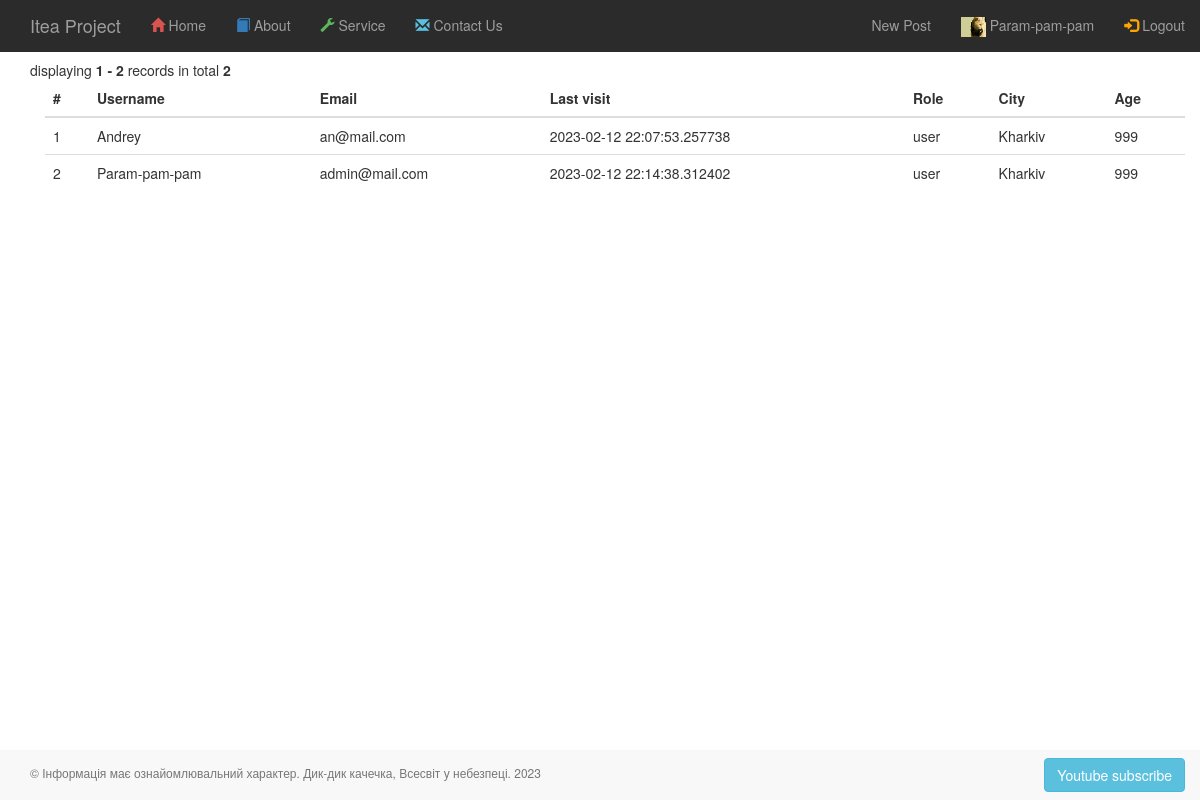
Page /about (signed in) on the earlier database version.
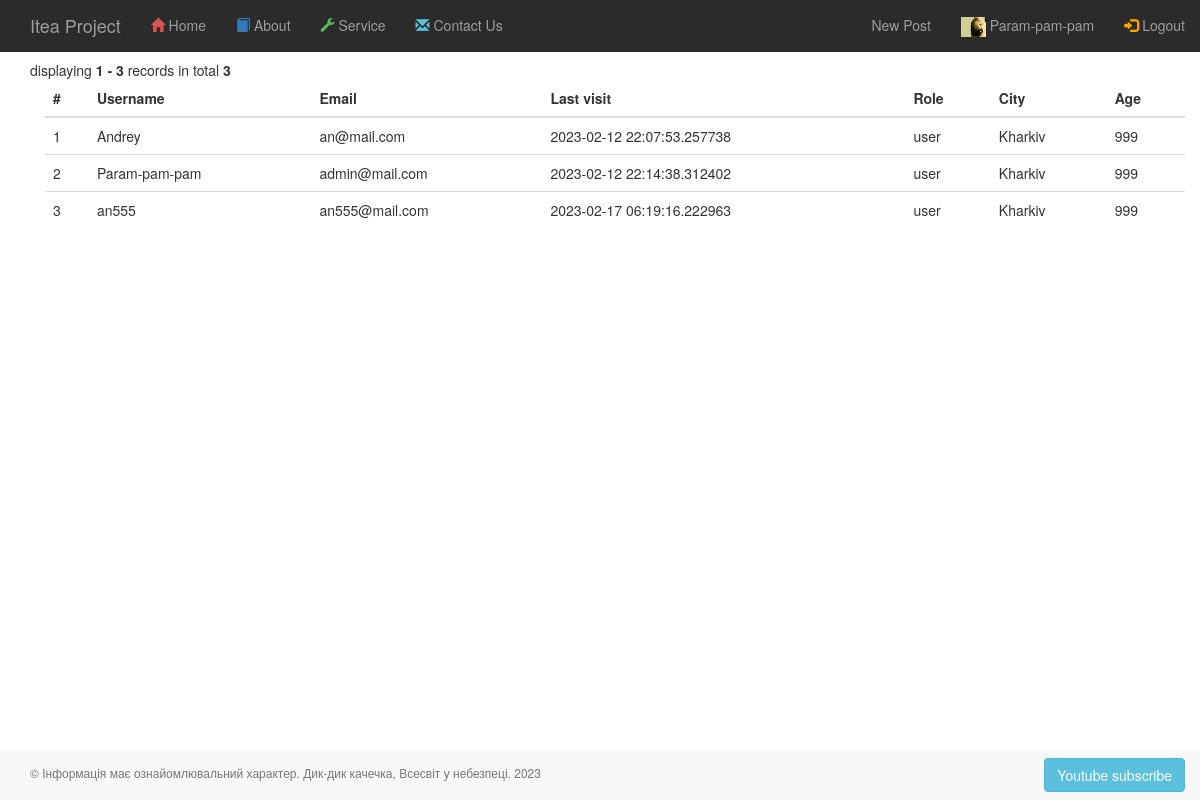
Same page on the later database version.
### app/auth/models.py (models this page shows, shortened)
class Profile(BaseModel):
    avatar = CharField()
    info = TextField()
    city = CharField()
    age = IntegerField()

class User(BaseModel, UserMixin):
    username = CharField(max_length=100)
    email = CharField(max_length=200, unique=True, index=True)
    __password_hash = CharField(max_length=128)
    last_visit = DateTimeField(default=datetime.datetime.now)
    role = ForeignKeyField(Role, backref='users')
    profile = ForeignKeyField(Profile)
    @property
    def password(self):
        raise AttributeError('password is not a valid attribute')

class Role(BaseModel):
    name = CharField(max_length=100, unique=True, index=True)

### app/main/routes.py (the view)
@main.route('/about')
@login_required
def about():
    page, per_page, offset = get_page_args(page_parameter='page',
                                           per_page_parameter='per_page')
    users = User.select()
    total = users.count()
    pagination_users = get_quantity(users, offset=offset, per_page=per_page)
    pagination = Pagination(page=page, per_page=per_page, total=total,
                            css_framework='bootstrap4')
    return render_template('about/about.html',
                           users=pagination_users,
                           page=page,
                           per_page=per_page,
                           pagination=pagination)

### app/auth/models.py (called while the page is built)
@login_manager.user_loader
def load_user(user_id):
    return User.select().where(User.id == user_id).first()

### app/auth/utils.py (called while the page is built)
def get_quantity(obj, offset=0, per_page=10):
    return obj[offset: offset + per_page]

### app/templates/about/about.html (shortened to what this page needs)
{% extends "_base.html" %}
{% block page_content %}
    {{ pagination.info }}
    <div class="container">
        <div class="table-responsive">
            <table class="table table-hover">
                <thead>
                <tr>
                    <th>#</th>
                    <th>Username</th>
                    <th>Email</th>
                    <th>Last visit</th>
                    <th>Role</th>
                    <th>City</th>
                    <th>Age</th>
                </tr>
                </thead>
                <tbody>
                {% for user in users %}
                    <tr>
                        <td>{{ loop.index + (page - 1) * per_page }}</td>
                        <td>{{ user.username }}</td>
                        <td>{{ user.email }}</td>
                        <td>{{ user.last_visit }}</td>
                        <td>{{ user.role.name }}</td>
                        <td>{{ user.profile.city }}</td>
                        <td>{{ user.profile.age }}</td>
                    </tr>
                {% endfor %}
                </tbody>
            </table>
        </div>
    </div>
{% endblock page_content %}

### app/templates/_base.html (shortened to what this page needs)
{% extends 'bootstrap/base.html' %}
{% block head %}
    {{ super() }}
    <link type="text/css" href="{{ url_for('static', filename='css/styles_nav_top_bar.css') }}" rel="stylesheet"/>
    <link type="text/css" href="{{ url_for('static', filename='css/styles_blog.css') }}" rel="stylesheet"/>
    <link type="text/css" href="{{ url_for('static', filename='css/styles.css') }}" rel="stylesheet"/>
{% endblock head %}
{% block content %}
    {% include 'nav/nav-top-bar.html' %}
    <div id="content">
        <div class="container">
            <div class="page-header">
                {% block page_content %}{% endblock page_content %}
            </div>
        </div>
    </div>
    {% include 'nav/footer.html' %}
{% endblock content %}

### app/templates/nav/nav-top-bar.html (shortened to what this page needs)
<nav class="navbar-wrapper navbar-inverse navbar-fixed-top">
    <div class="container-fluid">
        <div class="navbar-header">
            <a href="/" class="navbar-brand">Itea Project</a>
        </div>
        <div class="collapse navbar-collapse navHeaderCollapse">
            <ul class="nav navbar-nav">
                <li class=""><a href="/">
                    <span id="home_menu_icon_color" class="glyphicon glyphicon-home"></span> Home</a></li>
                <li class=""><a href="{{ url_for('main.about') }}">
                    <span id="training_menu_icon_color" class="glyphicon glyphicon-book"></span> About</a>
                </li>
                <li class=""><a href="#">
                    <span id="services_menu_icon_color" class="glyphicon glyphicon-wrench"></span> Service</a>
                </li>
                <li class=""><a href="#">
                    <span id="contact_us_menu_icon_color" class="glyphicon glyphicon-envelope"></span> Contact Us</a>
                </li>
            </ul>
            <ul class="nav navbar-nav navbar-right">
                {% if current_user.is_authenticated %}
                    <li><a class="nav-item nav-link" href="{{ url_for('posts.new_post') }}">New Post</a></li>
                    <li><a href="{{ url_for('auth.account') }}">
                        <img src="{{ current_user.profile.avatar }}" alt="avatar" width="25" height="20">
                        {{ current_user.username }}
                    </a></li>
                    <li><a href="{{ url_for('auth.logout') }}">
                        <span id="login_menu_icon_color" class="glyphicon glyphicon-log-in"></span> Logout</a></li>
                {% else %}
                    <li><a href="{{ url_for('auth.register') }}">
                        <span id="sign_up_menu_icon_color" class="glyphicon glyphicon-user"></span> Register</a></li>
                    <li><a href="{{ url_for('auth.login') }}">
                        <span id="login_menu_icon_color" class="glyphicon glyphicon-log-in"></span> Login</a></li>
                {% endif %}
            </ul>
        </div>
    </div>
</nav>

### app/templates/nav/footer.html
<footer>
  <div class="navbar-wrapper navbar-default navbar-fixed-bottom">
    <div class="container-fluid">
      <p class="navbar-text pull-left lead">
          &copy; Інформація має ознайомлювальний характер. Дик-дик качечка, Всесвіт у небезпеці.
          <span id="year"></span></p>
      <a class="navbar-btn btn btn-info pull-right" href="https://youtube.com">
          Youtube subscribe
      </a>
    </div>
  </div>
</footer>

### app/static/css/styles_nav_top_bar.css (style rules this page uses)
#home_menu_icon_color { color:#D9534F; }
#training_menu_icon_color { color:#337AB7; }
#services_menu_icon_color { color:#5CB85C }
#contact_us_menu_icon_color { color:#5BC0DE; }
#login_menu_icon_color { color:orange; }
.navbar-inverse { background-color: rgb(43, 43, 43); border-color: #405976; }

### app/static/css/styles.css (style rules this page uses)
.page-header { padding-bottom: 9px; margin: 60px 0 20px; border-bottom: none; }
.lead { margin-bottom: 16px; font-size: 12px; font-weight: 300; line-height: 1.4; }

Differences in the rows shown:
added User: username "an555", email "an555@mail.com", last_visit "2023-02-17 06:19:16.222963", role.name "user", profile.city "Kharkiv", profile.age "999"
Other differences:
{{ pagination.info }}: "displaying 1 - 2 records in total 2" → "displaying 1 - 3 records in total 3"
